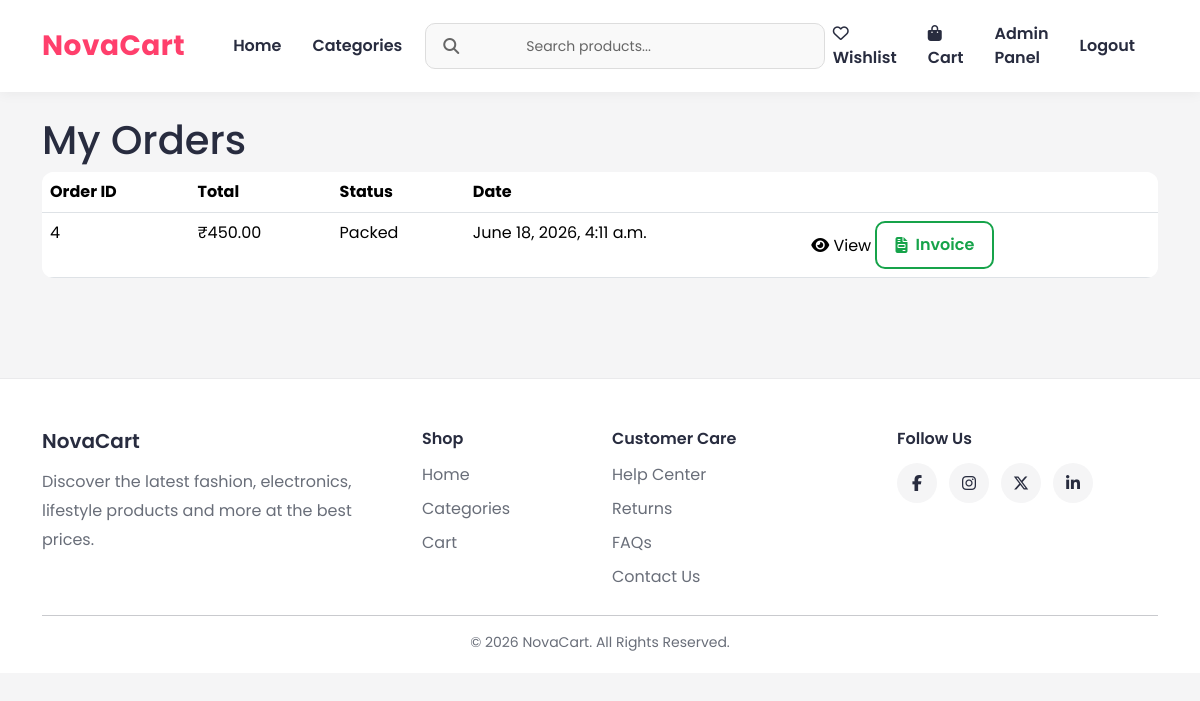
/cart/my-orders/ (signed in), run on an earlier commit of the app's database.
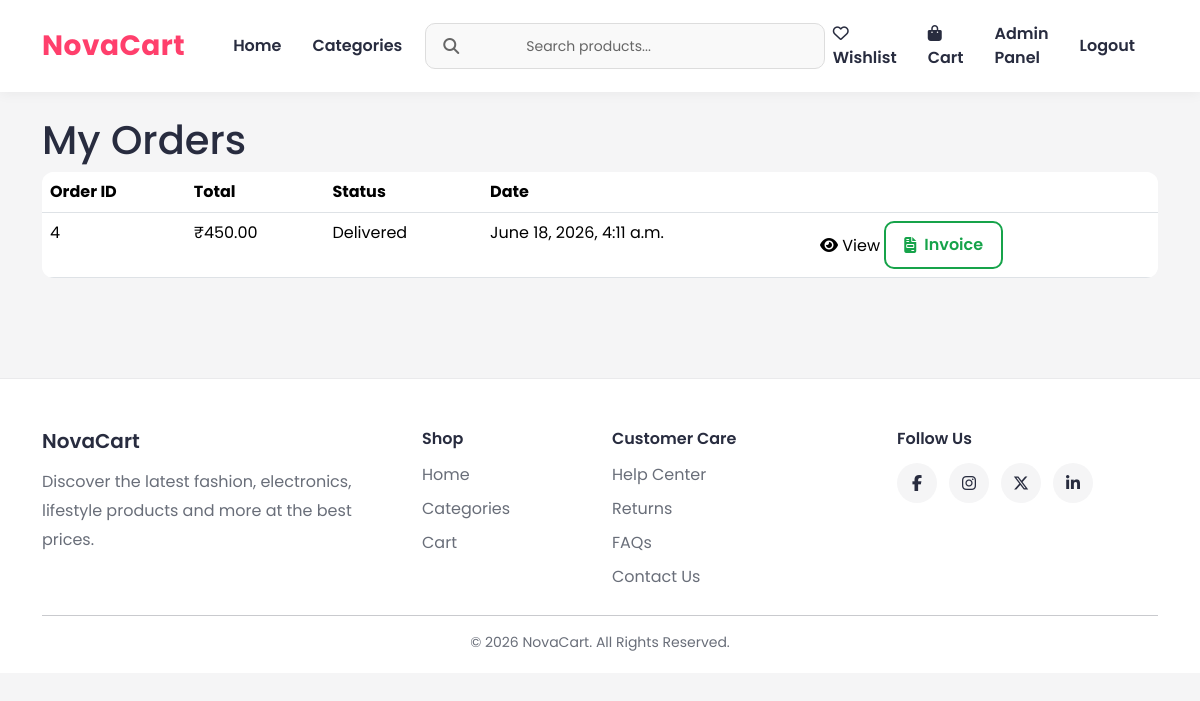
And on a later commit of the database.
### order/models.py (models this page shows, shortened)
class Order(models.Model):
    PAYMENT_CHOICES = (
        ('COD', 'Cash On Delivery'),
    )
    STATUS_CHOICES = (
        ('Pending', 'Pending'),
        ('Packed', 'Packed'),
        ('Shipped', 'Shipped'),
        ('Delivered', 'Delivered'),
    )
    user = models.ForeignKey(
        User,
        on_delete=models.CASCADE
    )
    full_name = models.CharField(
        max_length=100
    )
    phone = models.CharField(
        max_length=15
    )
    address = models.TextField()
    city = models.CharField(
        max_length=100
    )
    state = models.CharField(
        max_length=100
    )
    pincode = models.CharField(
        max_length=10
    )
    payment_method = models.CharField(
        max_length=20,
        choices=PAYMENT_CHOICES,
        default='COD'
    )
    total_price = models.DecimalField(
        max_digits=10,
        decimal_places=2
    )
    is_paid = models.BooleanField(
        default=False
    )
    status = models.CharField(
        max_length=20,
        choices=STATUS_CHOICES,
        default='Pending'
    )
    created_at = models.DateTimeField(
        auto_now_add=True
    )

### order/views.py (the view)
@login_required
def my_orders(request):
    orders = Order.objects.filter(
        user=request.user
    ).order_by('-created_at')
    return render(
        request,
        'my_orders.html',
        {
            'orders': orders
        }
    )

### store/context_processors.py (called while the page is built)
def categories_processor(request):
    return {
        'categories': Categories.objects.all()
    }

### templates/my_orders.html
{% extends 'base.html' %}
{% block content %}
<h1>My Orders</h1>
<table class="table">
    <tr>
        <th>Order ID</th>
        <th>Total</th>
        <th>Status</th>
        <th>Date</th>
        <th></th>
    </tr>
    {% for order in orders %}
    <tr>
        <td>
            {{ order.id }}
        </td>
        <td>
            ₹{{ order.total_price }}
        </td>
        <td>
            {{ order.status }}
        </td>
        <td>
            {{ order.created_at }}
        </td>
        <td>
    <div class="order-actions">
        <a href="{% url 'order_detail_user' order.id %}"
           class="view-btn">
            <i class="fas fa-eye"></i>
            View
        </a>
        <a href="{% url 'download_invoice' order.id %}"
           class="invoice-btn">
            <i class="fas fa-file-invoice"></i>
            Invoice
        </a>
    </div>
</td>
    </tr>
    {% empty %}
    <tr>
        <td colspan="5">
            No Orders Yet
        </td>
    </tr>
    {% endfor %}
</table>
{% endblock %}

What changed in the data, as far as the page shows it:
changed Order id 4: status "Packed" → "Delivered"
